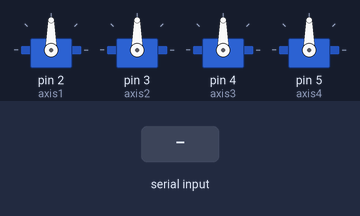
Bench run of a sketch on a simulated Arduino Uno, built with avr-gcc and run on an emulated ATmega328P. Shown: 4 × servo. The test bench sets the inputs (shaded band). What the sketch prints to the serial monitor is not drawn.

Above: at 1.2 s.
1.3 s: "90,45,200\n" received over Serial
At 2.5 s:
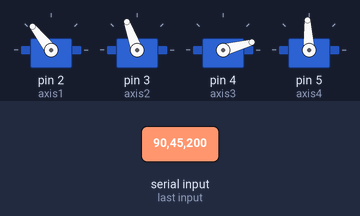
2.8 s: "30,150,10\n" received over Serial
At 4.0 s:
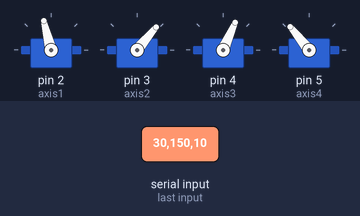
4.3 s: "90,45\n" received over Serial
At 4.8 s:
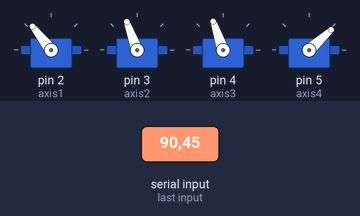
5.8 s: "30,150\n" received over Serial
At 6.1 s:
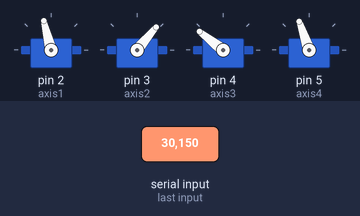
7.3 s: "5\n" received over Serial
At 8.1 s:
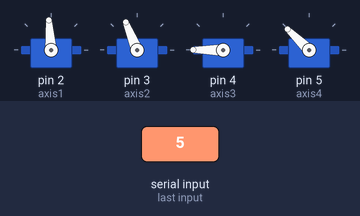
8.8 s: "90\n" received over Serial
At 9.3 s:
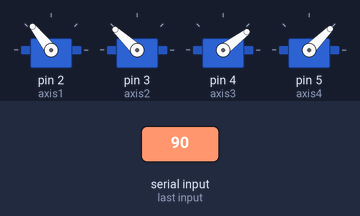
Timing chart, 0 to 11.3 s (numbered marks = the images above; inputs shaded):
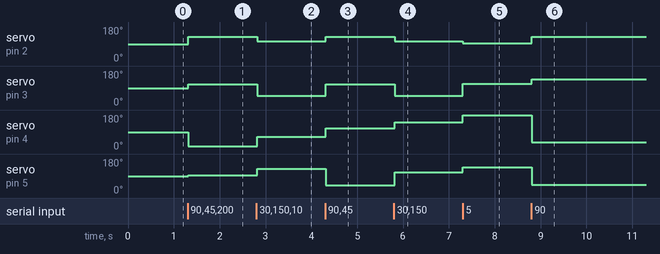

The sketch:

pwm_relay_v2.ino
```cpp
//

//==========PWM STUFF================

#include <Servo.h>

Servo axis1;
Servo axis2;
Servo axis3;
Servo axis4;

#define BUF_SIZE 16
char buf[BUF_SIZE];

#define SIGNED_GAIN     2.52 // nominally 2.52
#define SIGNED_OFFSET   93
#define UNSIGNED_GAIN   1.30 // nominally 1.30
#define UNSIGNED_OFFSET 59

//================rangefinder stuff==============


char * parseToBytes(char *ints)    //Parse from iii,iii,iii,iii\n to bbbb
{
    if(strlen(ints) > 16){
        return "TOO LARGE";
    }
    char split[4][4];
    char *int_literal, *num;
    static char out[32];
    int_literal = strdup(ints);

    int i = 0;
    while( (num = strsep(&int_literal, ",")) != NULL )
    {
        out[i] = strtol(num, NULL, 10);
        i++;
    }

    Serial.print("Parsed to: "); Serial.println(out);
    return out;
}

void setup()
{
  axis1.attach(2);  // attaches the servo on pin 9 to the servo object
  axis2.attach(3);  // attaches the servo on pin 9 to the servo object
  axis3.attach(4);  // attaches the servo on pin 9 to the servo object
  axis4.attach(5);  // attaches the servo on pin 9 to the servo object
  Serial.begin(9600);
  Serial.println("Quad relay begin");
}

void loop()
{
  int used = false;
  int i=0;
  while (true){
    if (Serial.available()){
      char c = Serial.read();
      if (c == '\n'){
        break;
      }
      buf[i] = c;
      i++;
      used = true;
    }
  }

  if (used){
    Serial.print("buf:"); Serial.println(buf);
    char* res = parseToBytes(buf);

    Serial.print("parsed:");
    Serial.print((int)res[0]); Serial.print(",");
    Serial.print((int)res[1]); Serial.print(",");
    Serial.print((int)res[2]); Serial.print(",");
    Serial.print((int)res[3]); Serial.print("\n");

    res[0] = res[0]/  SIGNED_GAIN +   SIGNED_OFFSET;
    res[1] = res[1]/  SIGNED_GAIN +   SIGNED_OFFSET;
    res[2] = res[2]/UNSIGNED_GAIN + UNSIGNED_OFFSET;
    res[3] = res[3]/  SIGNED_GAIN +   SIGNED_OFFSET;

    Serial.print("final:");
    Serial.print((byte)res[0]); Serial.print(",");
    Serial.print((byte)res[1]); Serial.print(",");
    Serial.print((byte)res[2]); Serial.print(",");
    Serial.print((byte)res[3]); Serial.print("\n");

    axis1.write((byte)res[0]);
    axis2.write((byte)res[1]);
    axis3.write((byte)res[2]);
    axis4.write((byte)res[3]);

        for (int j=0; j<BUF_SIZE; j++){
          buf[j] = 0;
        }
  }
}
```

Measured:
- after the input at 1.3 s, servo on pin 2 (axis1): 90° → 128° at once; servo on pin 3 (axis2): 90° → 110° at once; servo on pin 4 (axis3): 90° → 15° at once; servo on pin 5 (axis4): 90° → 93° at once
- after the input at 2.8 s, servo on pin 2 (axis1): 128° → 104° at once; servo on pin 3 (axis2): 110° → 50° at once; servo on pin 4 (axis3): 15° → 66° at once; servo on pin 5 (axis4): 93° → 129° at once
- after the input at 4.3 s, servo on pin 2 (axis1): 104° → 128° at once; servo on pin 3 (axis2): 50° → 110° at once; servo on pin 4 (axis3): 66° → 109° at once; servo on pin 5 (axis4): 129° → 42° at once
- after the input at 5.8 s, servo on pin 2 (axis1): 128° → 104° at once; servo on pin 3 (axis2): 110° → 50° at once; servo on pin 4 (axis3): 109° → 142° at once; servo on pin 5 (axis4): 42° → 109° at once
- after the input at 7.3 s, servo on pin 2 (axis1): 104° → 94° at once; servo on pin 3 (axis2): 50° → 112° at once; servo on pin 4 (axis3): 142° → 180° at once; servo on pin 5 (axis4): 109° → 136° at once
- after the input at 8.8 s, servo on pin 2 (axis1): 94° → 128° at once; servo on pin 3 (axis2): 112° → 137° at once; servo on pin 4 (axis3): 180° → 37° at once; servo on pin 5 (axis4): 136° → 45° at once
